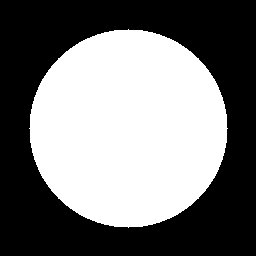
#> input picture Labs/02/Task_2_Cardiac_Fusion/data/slice_001_ct.png, 256 x 256 px
$ jupyter execute modal_fusion.ipynb
#> lines starting #> are read from the running program, lines starting #| are printed output that depends on the picture; after the words box and inside, x2 and y2 are one past the last pixel; in counts of white or black regions, pixels touching at a corner belong together
# Task 2: Multi-Modal Cardiac Image Fusion (CT + MRI)

Fuses a CT (`slice_001_ct.png`) and MRI (`slice_001_mri.png`) slice of the same cardiac cross-section via independent histogram equalization, false-color mapping, weighted blending, and log/gamma post-processing.

[cell 1]
import cv2
import numpy as np
import matplotlib.pyplot as plt
import os

os.makedirs('output', exist_ok=True)

CT_PATH  = 'data/slice_001_ct.png'
MRI_PATH = 'data/slice_001_mri.png'

## Step 1: Load and Compare Raw Modalities

[cell 2]
ct_raw  = cv2.imread(CT_PATH,  cv2.IMREAD_GRAYSCALE)
#> ct_raw: shape (256, 256); values 0 (black) and 130 (white), 46.9% white; 1 white region, box (x1, y1, x2, y2) and area: (29, 29, 228, 228) 30757
mri_raw = cv2.imread(MRI_PATH, cv2.IMREAD_GRAYSCALE)
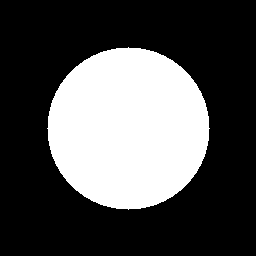
#> input picture Labs/02/Task_2_Cardiac_Fusion/data/slice_001_mri.png, 256 x 256 px
#> mri_raw: shape (256, 256); values 0 (black) and 176 (white), 31.4% white; 1 white region, box (x1, y1, x2, y2) and area: (47, 47, 210, 210) 20593

if ct_raw.shape != mri_raw.shape:
    mri_raw = cv2.resize(mri_raw, (ct_raw.shape[1], ct_raw.shape[0]))
    print(f'MRI resized to match CT: {ct_raw.shape}')

print(f'CT  shape: {ct_raw.shape}  | min={ct_raw.min()}, max={ct_raw.max()}, mean={ct_raw.mean():.1f}')
#| CT  shape: (256, 256)  | min=0, max=130, mean=61.0
print(f'MRI shape: {mri_raw.shape} | min={mri_raw.min()}, max={mri_raw.max()}, mean={mri_raw.mean():.1f}')
#| MRI shape: (256, 256) | min=0, max=176, mean=55.3

raw_side = np.hstack([ct_raw, mri_raw])
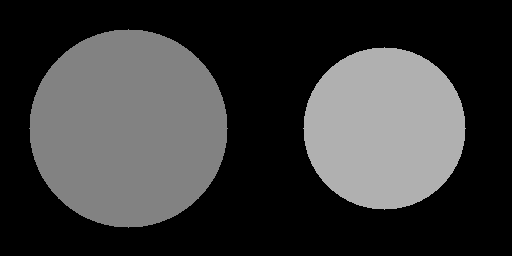
#> raw_side: shape (256, 512); min 0, max 176, mean 58.2
cv2.imwrite('output/01_ct_mri_raw.png', raw_side)

fig, axes = plt.subplots(1, 2, figsize=(13, 6))
axes[0].imshow(ct_raw,  cmap='gray')
axes[0].set_title('CT Slice (Structural Clarity)', fontsize=12)
axes[0].axis('off')
axes[1].imshow(mri_raw, cmap='gray')
axes[1].set_title('MRI Slice (Soft-Tissue Detail)', fontsize=12)
axes[1].axis('off')
plt.suptitle('Step 1 — Raw CT and MRI Modalities', fontsize=14)
plt.tight_layout()
plt.show()
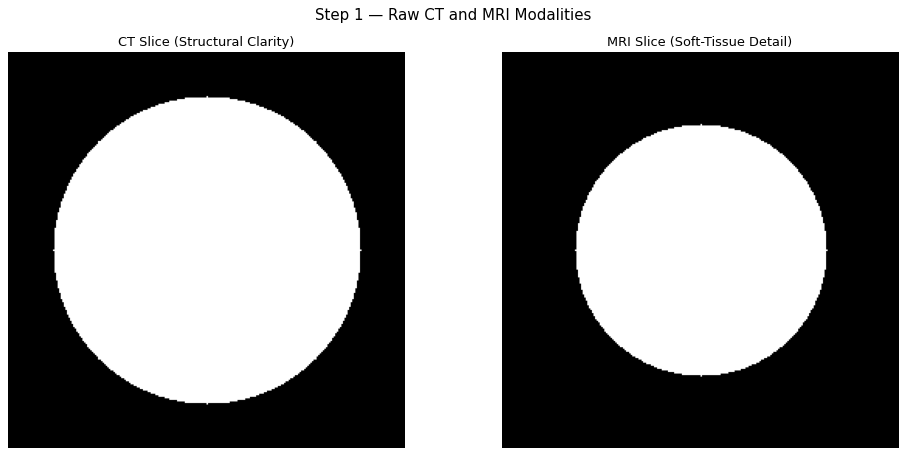
#> figure drawn by matplotlib, 2 panels

## Step 2: Histogram Equalization
Equalize CT and MRI independently to normalize their dynamic ranges before fusion.

[cell 3]
ct_eq  = cv2.equalizeHist(ct_raw)
mri_eq = cv2.equalizeHist(mri_raw)

eq_side = np.hstack([ct_eq, mri_eq])
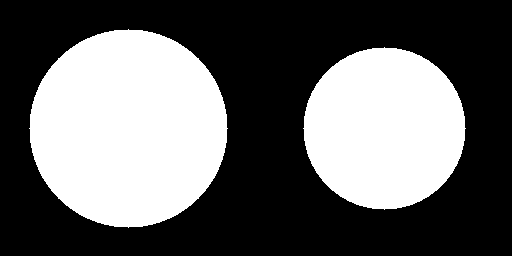
#> eq_side: shape (256, 512); 39.2% white; 2 white regions, box (x1, y1, x2, y2) and area: (29, 29, 228, 228) 30757, (303, 47, 466, 210) 20593
cv2.imwrite('output/02_equalized_modalities.png', eq_side)

fig, axes = plt.subplots(1, 2, figsize=(13, 6))
axes[0].imshow(ct_eq,  cmap='gray')
axes[0].set_title('CT — After Histogram Equalization')
axes[0].axis('off')
axes[1].imshow(mri_eq, cmap='gray')
axes[1].set_title('MRI — After Histogram Equalization')
axes[1].axis('off')
plt.suptitle('Step 2 — Equalized Modalities', fontsize=14)
plt.tight_layout()
plt.show()

## Step 3: False-Color Mapping
Map CT to `COLORMAP_BONE` and MRI to `COLORMAP_HOT` so both sources stay visually distinguishable once fused.

[cell 4]
ct_colored  = cv2.applyColorMap(ct_eq,  cv2.COLORMAP_BONE)
mri_colored = cv2.applyColorMap(mri_eq, cv2.COLORMAP_HOT)

colored_side = np.hstack([ct_colored, mri_colored])
cv2.imwrite('output/03_colored_heatmaps.png', colored_side)

fig, axes = plt.subplots(1, 2, figsize=(13, 6))
axes[0].imshow(cv2.cvtColor(ct_colored,  cv2.COLOR_BGR2RGB))
axes[0].set_title('CT — COLORMAP_BONE', fontsize=12)
axes[0].axis('off')
axes[1].imshow(cv2.cvtColor(mri_colored, cv2.COLOR_BGR2RGB))
axes[1].set_title('MRI — COLORMAP_HOT', fontsize=12)
axes[1].axis('off')
plt.suptitle('Step 3 — False-Color Heatmaps', fontsize=14)
plt.tight_layout()
plt.show()

## Step 4: Weighted Fusion
Blend the colored heatmaps with `cv2.addWeighted()`: $I_{fused} = 0.65 \cdot I_{CT} + 0.35 \cdot I_{MRI}$.

[cell 5]
alpha, beta, gamma_offset = 0.65, 0.35, 0

img_fused = cv2.addWeighted(ct_colored, alpha, mri_colored, beta, gamma_offset)
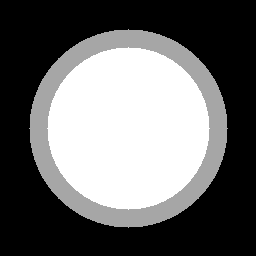
#> img_fused: shape (256, 256, 3); min 0, max 255, mean 105.9
cv2.imwrite('output/04_weighted_fusion.png', img_fused)

fig, axes = plt.subplots(1, 3, figsize=(18, 6))
axes[0].imshow(cv2.cvtColor(ct_colored,  cv2.COLOR_BGR2RGB))
axes[0].set_title(f'CT (α = {alpha})')
axes[0].axis('off')
axes[1].imshow(cv2.cvtColor(mri_colored, cv2.COLOR_BGR2RGB))
axes[1].set_title(f'MRI (β = {beta})')
axes[1].axis('off')
axes[2].imshow(cv2.cvtColor(img_fused,   cv2.COLOR_BGR2RGB))
axes[2].set_title(f'Fused: {alpha}·CT + {beta}·MRI')
axes[2].axis('off')
plt.suptitle('Step 4 — Weighted Multi-Modal Fusion', fontsize=14)
plt.tight_layout()
plt.show()

## Step 5: Log and Power-Law Transform
Apply a log transform to recover shadow detail, then a gamma transform ($\gamma = 0.8$) to balance midtones.

[cell 6]
fused_f = img_fused.astype(np.float32) / 255.0
c_log   = 1.0 / np.log(1 + 1.0)
img_log_fused = np.clip(c_log * np.log(1 + fused_f) * 255, 0, 255).astype(np.uint8)

gamma_val = 0.8
img_gamma_fused = np.clip(np.power(fused_f, gamma_val) * 255, 0, 255).astype(np.uint8)

post_side = np.hstack([img_fused, img_log_fused, img_gamma_fused])
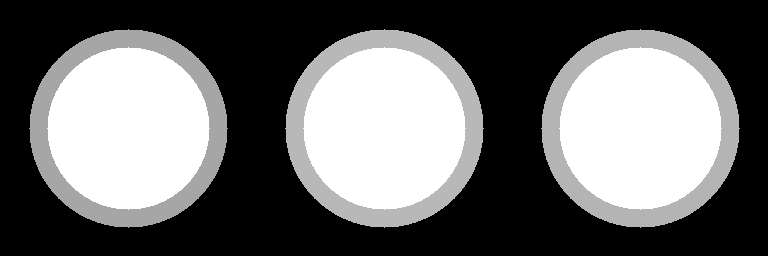
#> post_side: shape (256, 768, 3); min 0, max 255, mean 107.5
cv2.imwrite('output/05_log_and_power_law_fusion.png', post_side)

fig, axes = plt.subplots(1, 3, figsize=(18, 6))
axes[0].imshow(cv2.cvtColor(img_fused,       cv2.COLOR_BGR2RGB))
axes[0].set_title('Fused (Raw Blend)')
axes[0].axis('off')
axes[1].imshow(cv2.cvtColor(img_log_fused,   cv2.COLOR_BGR2RGB))
axes[1].set_title('+ Log Transform  s = c·log(1+r)')
axes[1].axis('off')
axes[2].imshow(cv2.cvtColor(img_gamma_fused, cv2.COLOR_BGR2RGB))
axes[2].set_title(f'+ Gamma Transform  γ = {gamma_val}')
axes[2].axis('off')
plt.suptitle('Step 5 — Log and Power-Law Post-Processing', fontsize=14)
plt.tight_layout()
plt.show()

## Step 6: Comparison Dashboard
Side-by-side view of all 6 stages.

[cell 7]
def to_rgb(img):
    if len(img.shape) == 2:
        return cv2.cvtColor(img, cv2.COLOR_GRAY2RGB)
    return cv2.cvtColor(img, cv2.COLOR_BGR2RGB)

stages = [
    ('1. Raw CT',                    ct_raw),
    ('2. Raw MRI',                   mri_raw),
    ('3. CT — BONE Colormap',        ct_colored),
    ('4. MRI — HOT Colormap',        mri_colored),
    ('5. Weighted Fusion\n(α=0.65·CT + β=0.35·MRI)', img_fused),
    ('6. Gamma Post-Processed Fusion\n(γ=0.8)',       img_gamma_fused),
]

fig, axes = plt.subplots(2, 3, figsize=(18, 11))
axes = axes.flatten()

for i, (title, img) in enumerate(stages):
    axes[i].imshow(to_rgb(img))
    axes[i].set_title(title, fontsize=11, pad=8)
    axes[i].axis('off')
#> this loop made 6 passes
#> title on passes 1 to 4: '1. Raw CT', '2. Raw MRI', '3. CT — BONE Colormap', '4. MRI — HOT Colormap'

plt.suptitle('Full Comparative Analysis Dashboard — CT / MRI Cardiac Fusion', fontsize=15, fontweight='bold', y=1.01)
plt.tight_layout()
plt.savefig('output/06_comparative_analysis_dashboard.png', dpi=150, bbox_inches='tight')
plt.show()
